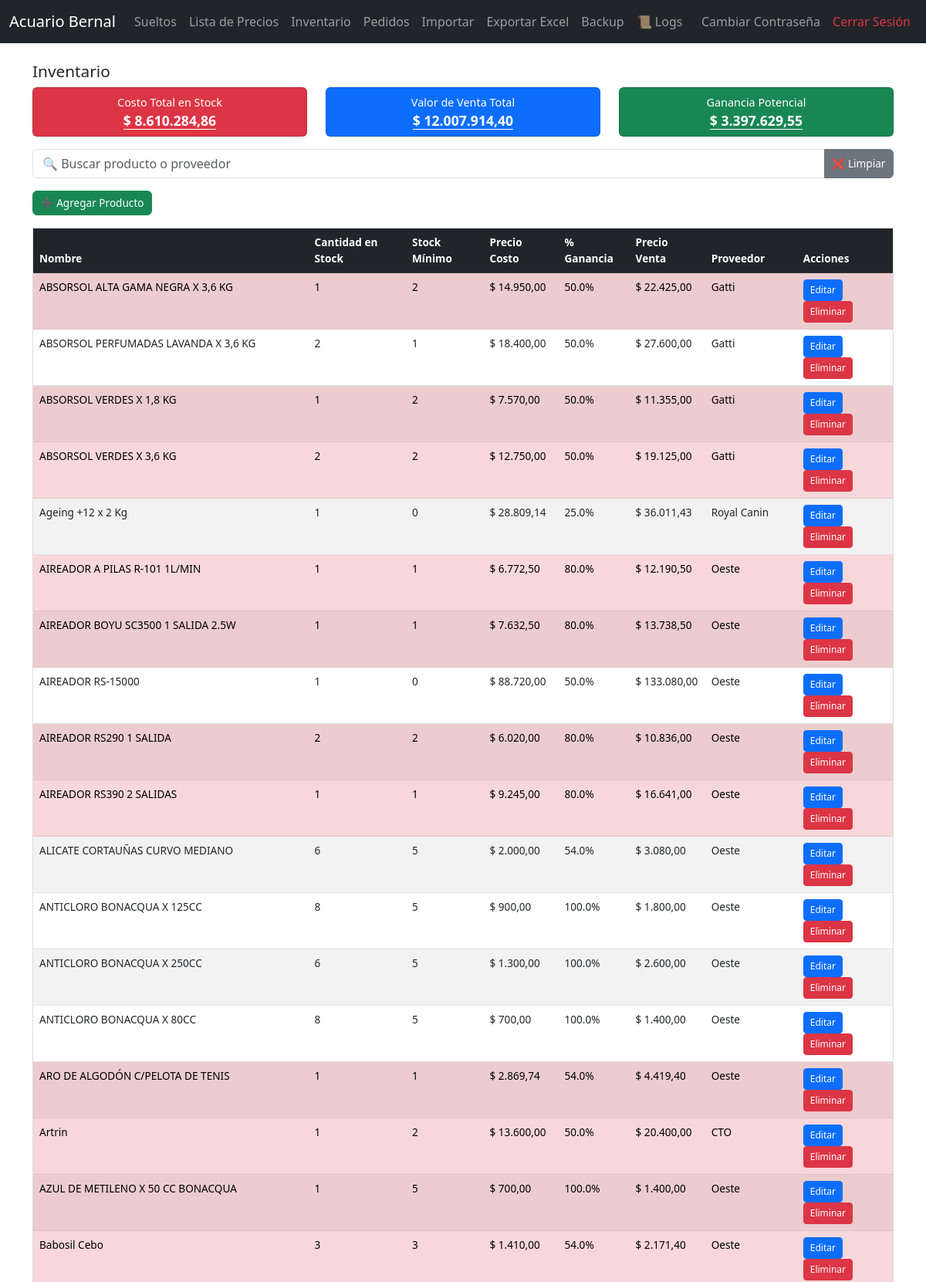
The app's page /inventario (signed in, upper part) with its own data.
### tables this page shows
CREATE TABLE productos (
        id INTEGER PRIMARY KEY AUTOINCREMENT,
        nombre TEXT NOT NULL,
        cantidad INTEGER NOT NULL,
        stock_minimo INTEGER NOT NULL,
        precio_costo REAL NOT NULL,
        proveedor TEXT NOT NULL,
        ganancia REAL DEFAULT 0
    );

### app_negocio.py (the view)
@app.route("/inventario")
def inventario():
    if "usuario" not in session:
        return redirect(url_for("login"))
    q = request.args.get("q", "").lower()
    productos_db = obtener_productos()
    productos = []
    for p in productos_db:
        precio_venta = p["precio_costo"] * (1 + (p["ganancia"] or 0) / 100)
        productos.append({
            "id": p["id"],
            "nombre": p["nombre"],
            "cantidad": p["cantidad"],
            "stock_minimo": p["stock_minimo"],
            "precio_costo": p["precio_costo"],
            "ganancia": p["ganancia"] or 0,
            "precio_venta": precio_venta,
            "proveedor": p["proveedor"]
        })
    if q:
        productos = [p for p in productos if q in p["nombre"].lower() or q in p["proveedor"].lower()]
    total_costo = sum(p["cantidad"] * p["precio_costo"] for p in productos)
    total_venta = sum(p["cantidad"] * p["precio_venta"] for p in productos)
    ganancia = total_venta - total_costo
    return render_template("index.html",
                           productos=productos,
                           query=q,
                           total_costo=total_costo,
                           total_venta=total_venta,
                           ganancia=ganancia)

### app_negocio.py (called while the page is built)
@app.template_filter('precio')
def format_precio(value):
    try:
        valor = f"{float(value):,.2f}".replace(',', 'X').replace('.', ',').replace('X', '.')
        return f"$ {valor}"
    except:
        return value

def get_connection():
    conn = sqlite3.connect(DB_NAME)
    conn.row_factory = sqlite3.Row
    return conn

def obtener_productos():
    conn = get_connection()
    productos = conn.execute("SELECT * FROM productos ORDER BY LOWER(nombre)").fetchall()
    conn.close()
    return productos

### templates/index.html (shortened to what this page needs)
{% extends "layout.html" %}
{% block content %}
<h2>Inventario</h2>
<div class="row mb-3">
    <div class="col-md-4">
        <div class="card resumen-card bg-danger text-white text-center">
            <div class="card-body">
                <h5 class="card-title">Costo Total en Stock</h5>
                <h3>{{ total_costo|precio }}</h3>
            </div>
        </div>
    </div>
    <div class="col-md-4">
        <div class="card resumen-card bg-primary text-white text-center">
            <div class="card-body">
                <h5 class="card-title">Valor de Venta Total</h5>
                <h3>{{ total_venta|precio }}</h3>
            </div>
        </div>
    </div>
    <div class="col-md-4">
        <div class="card resumen-card {% if ganancia < 0 %}bg-danger{% else %}bg-success{% endif %} text-white text-center">
            <div class="card-body">
                <h5 class="card-title">Ganancia Potencial</h5>
                <h3>{{ ganancia|precio }}</h3>
            </div>
        </div>
    </div>
</div>
<div class="input-group mb-3">
    <input type="text" id="buscador" class="form-control" placeholder="🔍 Buscar producto o proveedor">
    <button type="button" class="btn btn-secondary" onclick="limpiarBusqueda()">❌ Limpiar</button>
</div>
<a href="{{ url_for('agregar') }}" class="btn btn-success mb-3">➕ Agregar Producto</a>
<div style="max-height: 55vh; overflow-y: auto; border: 1px solid #ddd;">
<table class="table table-striped">
<thead class="table-dark" style="position: sticky; top: 0;">
<tr>
  <th>Nombre</th>
  <th>Cantidad en Stock</th>
  <th>Stock Mínimo</th>
  <th>Precio Costo</th>
  <th>% Ganancia</th>
  <th>Precio Venta</th>
  <th>Proveedor</th>
  <th>Acciones</th>
</tr>
</thead>
<tbody>
{% for p in productos %}
<tr class="{% if p['cantidad'] <= p['stock_minimo'] %}table-danger{% endif %}">
  <td>{{ p['nombre'] }}</td>
  <td>{{ p['cantidad'] }}</td>
  <td>{{ p['stock_minimo'] }}</td>
  <td>{{ p['precio_costo']|precio }}</td>
  <td>{{ p['ganancia'] }}%</td>
  <td>{{ p['precio_venta']|precio }}</td>
  <td>{{ p['proveedor'] }}</td>
  <td>
    <a href="{{ url_for('editar', id=p['id']) }}" class="btn btn-sm btn-primary">Editar</a>
    <a href="{{ url_for('eliminar', id=p['id']) }}" class="btn btn-sm btn-danger" onclick="return confirm('¿Eliminar este producto?')">Eliminar</a>
  </td>
</tr>
{% endfor %}
</tbody>
</table>
</div>
{% endblock %}

### templates/layout.html (style rules this page uses)
@media (min-width: 992px) { table { font-size: 0.85rem; } }
@media (min-width: 992px) { table th, table td { padding: 0.4rem 0.6rem; } }
@media (min-width: 992px) { .resumen-card .card-body { padding: 0.6rem !important; } }
@media (min-width: 992px) { .resumen-card .card-title { font-size: 0.9rem !important; margin-bottom: 0.3rem; } }
@media (min-width: 992px) { .resumen-card h3 { font-size: 1.1rem !important; margin: 0; } }
@media (min-width: 992px) { h2 { font-size: 1.3rem; } }
@media (min-width: 992px) { h3 { font-size: 1.6rem; text-decoration: underline; text-underline-offset: 4px; font-weight: bold; text-align: center; } }
@media (min-width: 992px) { .btn { font-size: 0.85rem !important; padding: 0.3rem 0.6rem !important; } }
@media (min-width: 992px) { .btn-sm { font-size: 0.75rem !important; padding: 0.25rem 0.5rem !important; } }
h3 { text-decoration: underline; text-underline-offset: 4px; font-weight: bold; text-align: center; }

### records on screen
productos: nombre "ABSORSOL ALTA GAMA NEGRA X 3,6 KG", cantidad "1", stock_minimo "2", precio_costo|precio "$ 14.950,00", ganancia "50.0", precio_venta|precio "$ 22.425,00", proveedor "Gatti"
productos: nombre "ABSORSOL PERFUMADAS LAVANDA X 3,6 KG", cantidad "2", stock_minimo "1", precio_costo|precio "$ 18.400,00", ganancia "50.0", precio_venta|precio "$ 27.600,00", proveedor "Gatti"
productos: nombre "ABSORSOL VERDES X 1,8 KG", cantidad "1", stock_minimo "2", precio_costo|precio "$ 7.570,00", ganancia "50.0", precio_venta|precio "$ 11.355,00", proveedor "Gatti"
productos: nombre "ABSORSOL VERDES X 3,6 KG", cantidad "2", stock_minimo "2", precio_costo|precio "$ 12.750,00", ganancia "50.0", precio_venta|precio "$ 19.125,00", proveedor "Gatti"
productos: nombre "Ageing +12 x 2 Kg", cantidad "1", stock_minimo "0", precio_costo|precio "$ 28.809,14", ganancia "25.0", precio_venta|precio "$ 36.011,43", proveedor "Royal Canin"
productos: nombre "AIREADOR A PILAS R-101 1L/MIN", cantidad "1", stock_minimo "1", precio_costo|precio "$ 6.772,50", ganancia "80.0", precio_venta|precio "$ 12.190,50", proveedor "Oeste"
productos: nombre "AIREADOR BOYU SC3500 1 SALIDA 2.5W", cantidad "1", stock_minimo "1", precio_costo|precio "$ 7.632,50", ganancia "80.0", precio_venta|precio "$ 13.738,50", proveedor "Oeste"
productos: nombre "AIREADOR RS-15000", cantidad "1", stock_minimo "0", precio_costo|precio "$ 88.720,00", ganancia "50.0", precio_venta|precio "$ 133.080,00", proveedor "Oeste"
productos: nombre "AIREADOR RS290 1 SALIDA", cantidad "2", stock_minimo "2", precio_costo|precio "$ 6.020,00", ganancia "80.0", precio_venta|precio "$ 10.836,00", proveedor "Oeste"
productos: nombre "AIREADOR RS390 2 SALIDAS", cantidad "1", stock_minimo "1", precio_costo|precio "$ 9.245,00", ganancia "80.0", precio_venta|precio "$ 16.641,00", proveedor "Oeste"
productos: nombre "ALICATE CORTAUÑAS CURVO MEDIANO", cantidad "6", stock_minimo "5", precio_costo|precio "$ 2.000,00", ganancia "54.0", precio_venta|precio "$ 3.080,00", proveedor "Oeste"
productos: nombre "ANTICLORO BONACQUA X 125CC", cantidad "8", stock_minimo "5", precio_costo|precio "$ 900,00", ganancia "100.0", precio_venta|precio "$ 1.800,00", proveedor "Oeste"
productos: nombre "ANTICLORO BONACQUA X 250CC", cantidad "6", stock_minimo "5", precio_costo|precio "$ 1.300,00", ganancia "100.0", precio_venta|precio "$ 2.600,00", proveedor "Oeste"
productos: nombre "ANTICLORO BONACQUA X 80CC", cantidad "8", stock_minimo "5", precio_costo|precio "$ 700,00", ganancia "100.0", precio_venta|precio "$ 1.400,00", proveedor "Oeste"
productos: nombre "ARO DE ALGODÓN C/PELOTA DE TENIS", cantidad "1", stock_minimo "1", precio_costo|precio "$ 2.869,74", ganancia "54.0", precio_venta|precio "$ 4.419,40", proveedor "Oeste"
productos: nombre "Artrin", cantidad "1", stock_minimo "2", precio_costo|precio "$ 13.600,00", ganancia "50.0", precio_venta|precio "$ 20.400,00", proveedor "CTO"
productos: nombre "AZUL DE METILENO X 50 CC BONACQUA", cantidad "1", stock_minimo "5", precio_costo|precio "$ 700,00", ganancia "100.0", precio_venta|precio "$ 1.400,00", proveedor "Oeste"
productos: nombre "Babosil Cebo", cantidad "3", stock_minimo "3", precio_costo|precio "$ 1.410,00", ganancia "54.0", precio_venta|precio "$ 2.171,40", proveedor "Oeste"

### other values on screen
{{ total_costo|precio }} "$ 8.610.284,86"
{{ total_venta|precio }} "$ 12.007.914,40"
{{ ganancia|precio }} "$ 3.397.629,55"
